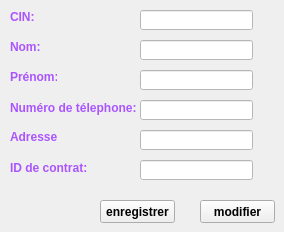
        <widget class="QWidget" name="tab_10">
         <attribute name="title">
          <string>ajouter</string>
         </attribute>
         <widget class="QLabel" name="label_58">
          <property name="geometry">
           <rect>
            <x>10</x>
            <y>10</y>
            <width>47</width>
            <height>14</height>
           </rect>
          </property>
          <property name="font">
           <font>
            <weight>75</weight>
            <bold>true</bold>
           </font>
          </property>
          <property name="styleSheet">
           <string notr="true">color: rgb(170, 85, 255);</string>
          </property>
          <property name="text">
           <string>CIN:</string>
          </property>
         </widget>
         <widget class="QLineEdit" name="lineEdit_gc">
          <property name="geometry">
           <rect>
            <x>140</x>
            <y>10</y>
            <width>113</width>
            <height>20</height>
           </rect>
          </property>
          <property name="styleSheet">
           <string notr="true">background-color: rgb(255, 255, 255);</string>
          </property>
         </widget>
         <widget class="QLabel" name="label_59">
          <property name="geometry">
           <rect>
            <x>10</x>
            <y>40</y>
            <width>47</width>
            <height>14</height>
           </rect>
          </property>
          <property name="font">
           <font>
            <weight>75</weight>
            <bold>true</bold>
           </font>
          </property>
          <property name="styleSheet">
           <string notr="true">color: rgb(170, 85, 255);</string>
          </property>
          <property name="text">
           <string>Nom:</string>
          </property>
         </widget>
         <widget class="QLabel" name="label_60">
          <property name="geometry">
           <rect>
            <x>10</x>
            <y>70</y>
            <width>47</width>
            <height>14</height>
           </rect>
          </property>
          <property name="font">
           <font>
            <weight>75</weight>
            <bold>true</bold>
           </font>
          </property>
          <property name="styleSheet">
           <string notr="true">color: rgb(170, 85, 255);</string>
          </property>
          <property name="text">
           <string>Prénom:</string>
          </property>
         </widget>
         <widget class="QLabel" name="label_61">
          <property name="geometry">
           <rect>
            <x>10</x>
            <y>100</y>
            <width>131</width>
            <height>16</height>
           </rect>
          </property>
          <property name="font">
           <font>
            <weight>75</weight>
            <bold>true</bold>
           </font>
          </property>
          <property name="styleSheet">
           <string notr="true">color: rgb(170, 85, 255);</string>
          </property>
          <property name="text">
           <string>Numéro de télephone:</string>
          </property>
         </widget>
         <widget class="QLabel" name="label_62">
          <property name="geometry">
           <rect>
            <x>10</x>
            <y>130</y>
            <width>47</width>
            <height>14</height>
           </rect>
          </property>
          <property name="font">
           <font>
            <weight>75</weight>
            <bold>true</bold>
           </font>
          </property>
          <property name="styleSheet">
           <string notr="true">color: rgb(170, 85, 255);</string>
          </property>
          <property name="text">
           <string>Adresse:</string>
          </property>
         </widget>
         <widget class="QLabel" name="label_63">
          <property name="geometry">
           <rect>
            <x>10</x>
            <y>160</y>
            <width>111</width>
            <height>16</height>
           </rect>
          </property>
          <property name="font">
           <font>
            <weight>75</weight>
            <bold>true</bold>
           </font>
          </property>
          <property name="styleSheet">
           <string notr="true">color: rgb(170, 85, 255);</string>
          </property>
          <property name="text">
           <string>ID de contrat:</string>
          </property>
         </widget>
         <widget class="QLineEdit" name="lineEdit_2_gc">
          <property name="geometry">
           <rect>
            <x>140</x>
            <y>100</y>
            <width>113</width>
            <height>20</height>
           </rect>
          </property>
          <property name="styleSheet">
           <string notr="true">background-color: rgb(255, 255, 255);</string>
          </property>
         </widget>
         <widget class="QLineEdit" name="lineEdit_3_gc">
          <property name="geometry">
           <rect>
            <x>140</x>
            <y>70</y>
            <width>113</width>
            <height>20</height>
           </rect>
          </property>
          <property name="styleSheet">
           <string notr="true">background-color: rgb(255, 255, 255);</string>
          </property>
         </widget>
         <widget class="QLineEdit" name="lineEdit_4_gc">
          <property name="geometry">
           <rect>
            <x>140</x>
            <y>40</y>
            <width>113</width>
            <height>20</height>
           </rect>
          </property>
          <property name="styleSheet">
           <string notr="true">background-color: rgb(255, 255, 255);</string>
          </property>
         </widget>
         <widget class="QLineEdit" name="lineEdit_5_gc">
          <property name="geometry">
           <rect>
            <x>140</x>
            <y>130</y>
            <width>113</width>
            <height>20</height>
           </rect>
          </property>
          <property name="styleSheet">
           <string notr="true">background-color: rgb(255, 255, 255);</string>
          </property>
         </widget>
         <widget class="QLineEdit" name="lineEdit_6_gc">
          <property name="geometry">
           <rect>
            <x>140</x>
            <y>160</y>
            <width>113</width>
            <height>20</height>
           </rect>
          </property>
          <property name="styleSheet">
           <string notr="true">background-color: rgb(255, 255, 255);</string>
          </property>
         </widget>
         <widget class="QPushButton" name="pushButton_3_gc">
          <property name="geometry">
           <rect>
            <x>100</x>
            <y>200</y>
            <width>75</width>
            <height>23</height>
           </rect>
          </property>
          <property name="font">
           <font>
            <weight>75</weight>
            <bold>true</bold>
           </font>
          </property>
          <property name="text">
           <string>enregistrer</string>
          </property>
         </widget>
         <widget class="QPushButton" name="pushButton_4_gc">
          <property name="geometry">
           <rect>
            <x>200</x>
            <y>200</y>
            <width>75</width>
            <height>23</height>
           </rect>
          </property>
          <property name="font">
           <font>
            <weight>75</weight>
            <bold>true</bold>
           </font>
          </property>
          <property name="text">
           <string>modifier</string>
          </property>
         </widget>
        </widget>
